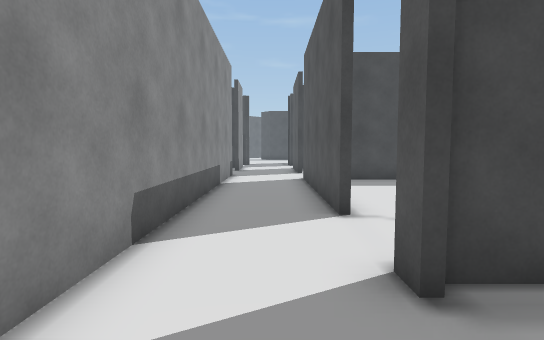
view 1 (above)

24 first-person views from a walk through a scene from a Unity 3-D project. The camera is 1.2 m above the floor, tilts 4° down and sees 80° across. The floor is counted in squares, 1 m on a side. Each view is taken from the middle of a square. On the plan, view 1 faces up. The plan holds only what a view shows up to about 14 squares ahead; the rest is blank. The place goes on beyond the plan. The player character is not drawn.

view 2
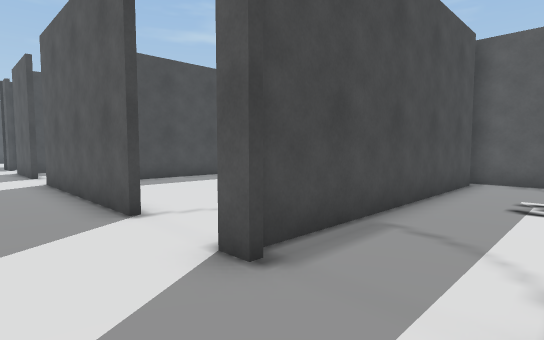

view 3
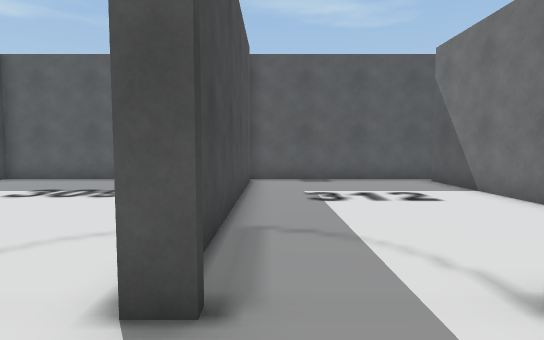

view 4
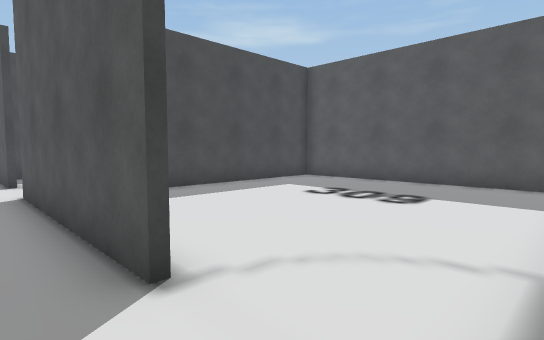

view 5
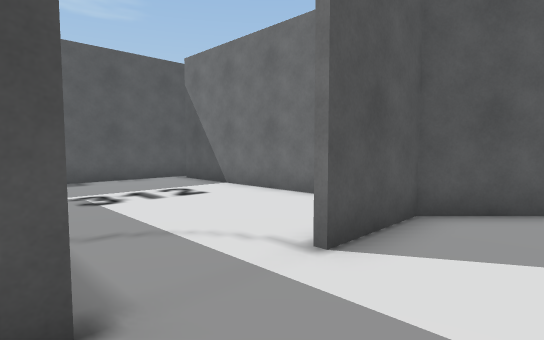

view 6
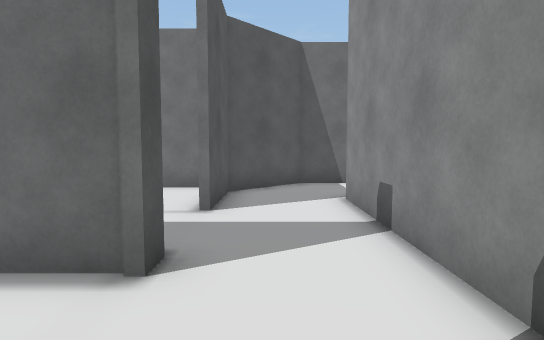

view 7
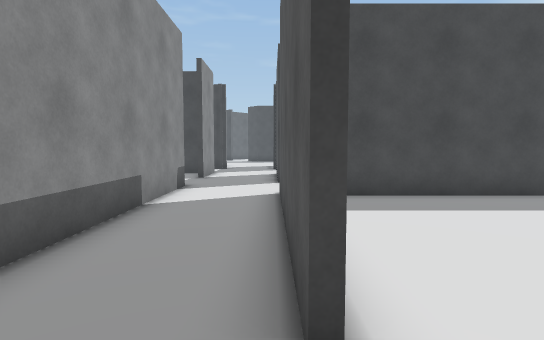

view 8
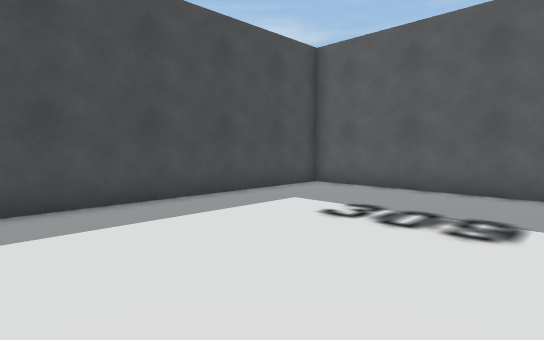

view 9
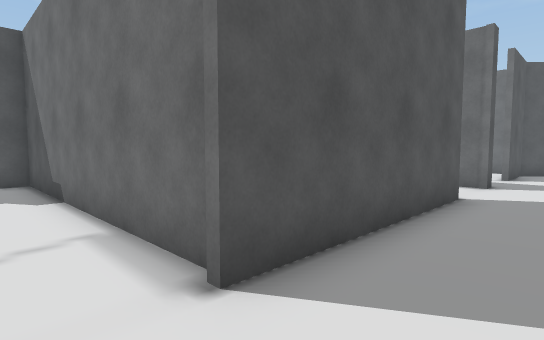

view 10
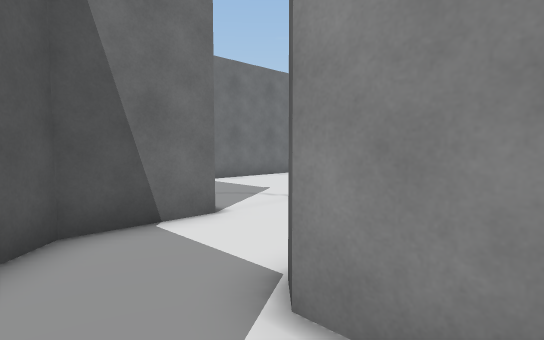

view 11
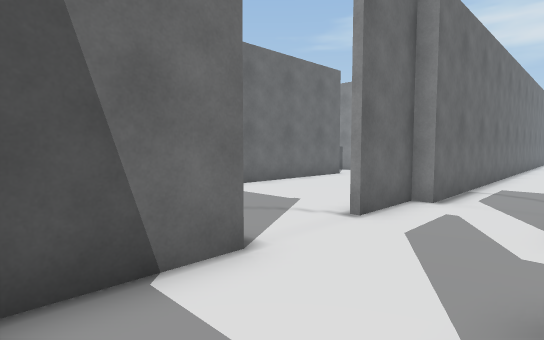

view 12
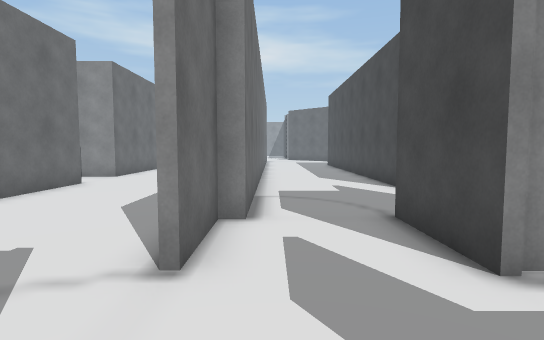

view 13
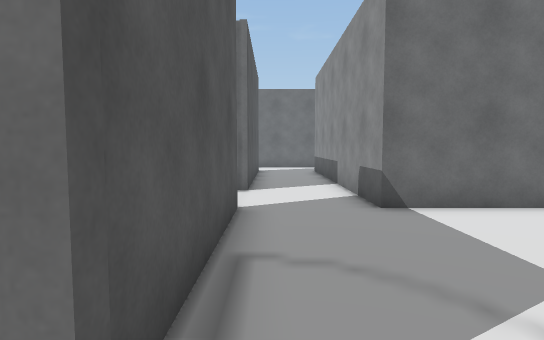

view 14
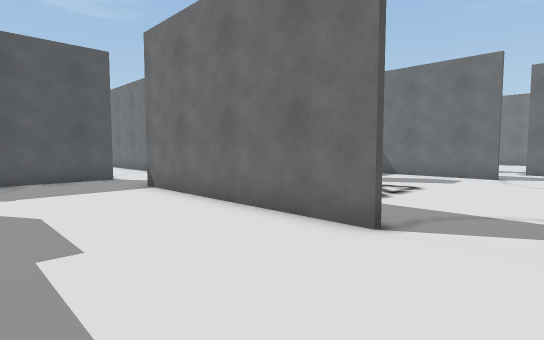

view 15
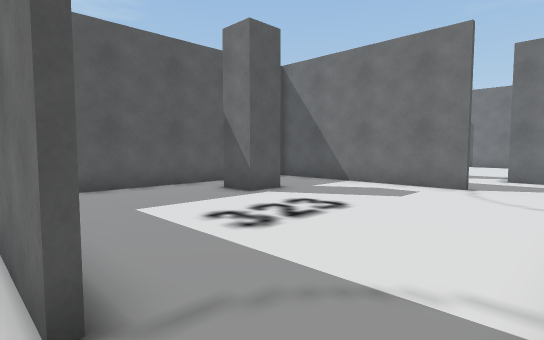

view 16
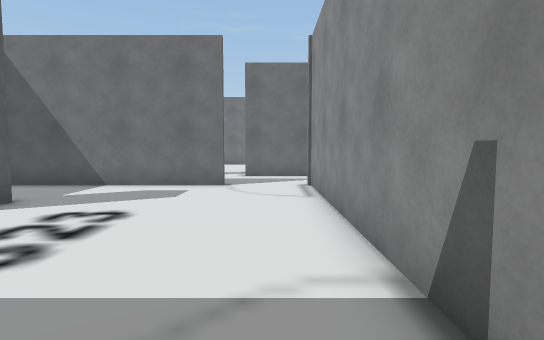

view 17
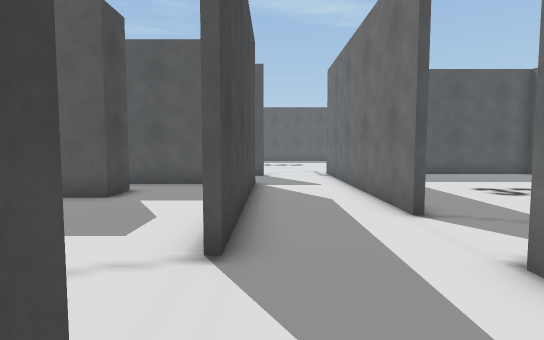

view 18
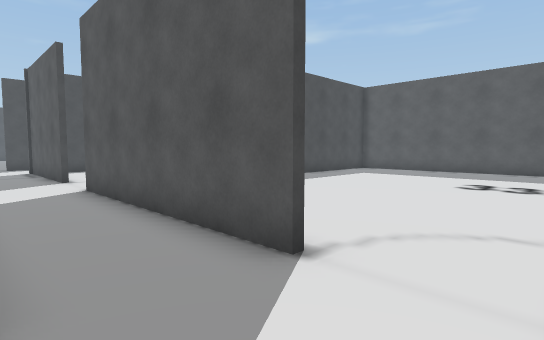

view 19
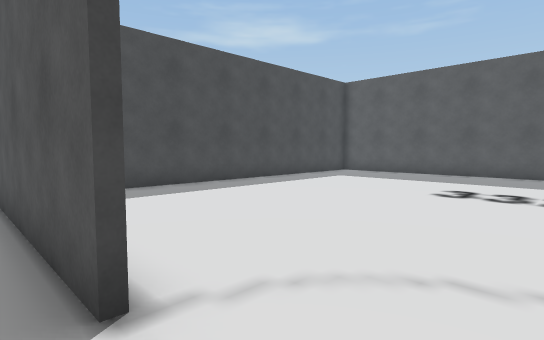

view 20
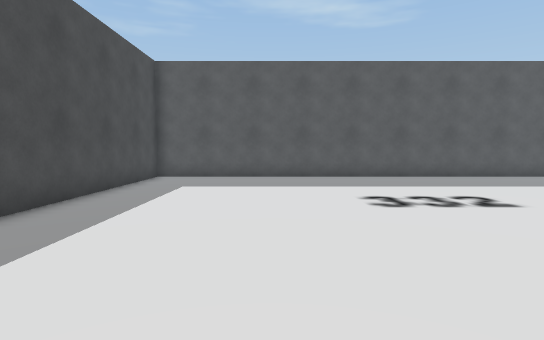

view 21
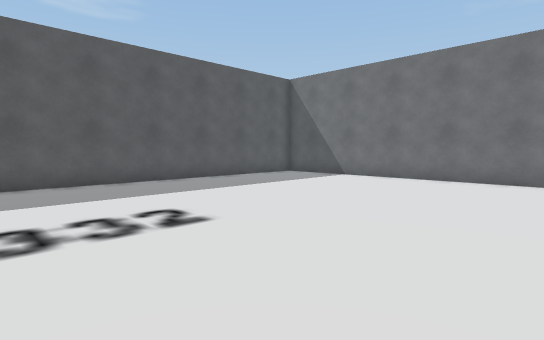

view 22
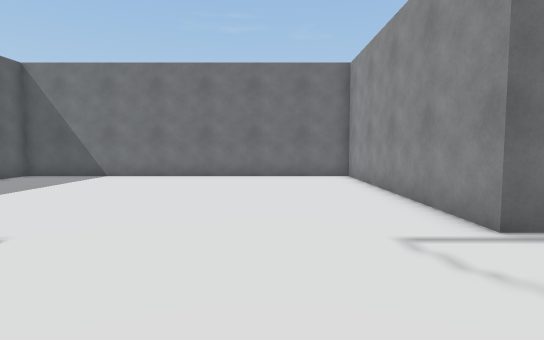

view 23
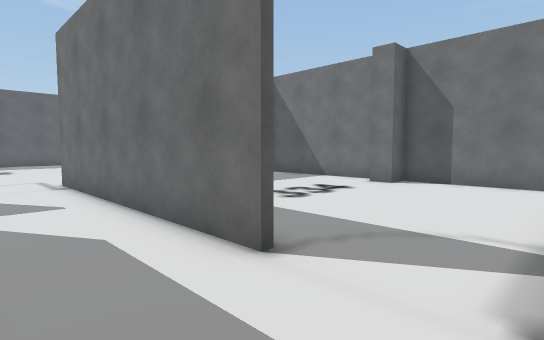

view 24
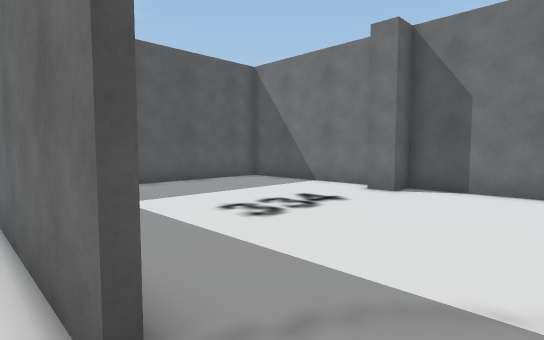

### Floor plan
Points are (right, up) in squares from view 1. A wall is a line through its corners. A room is listed if a view was taken in it or the views show most of it. See-through windows are left out.
Room 1 (views 1, 2, 3, 4, 5, 6, 7, 9, 10)
walls: (1.2, 2.5) (1.2, 3) (2.6, 3); (1.2, 5.6) (1.2, 12.5); (2.1, -3.7) (10.6, -3.7); (10.6, 2.8) (1.5, 2.8); (11.3, -4.1) (11.3, 3); (1.6, 12.2) (11.2, 12.2); (-1.7, 14.1) (-1.7, -0.5)
ways out: opening at (1.5, 4.5) to room 2; opening at (-0.5, -1.5) to room 3
Room 2 (view 8)
walls: (11.3, 3.9) (11.3, 13); (11.4, 12) (2.5, 12)
ways out: opening at (1.5, 4.5) to room 1
Room 3 (view 11)
walls: (-1.7, -0.5) (-1.7, -1.5) (-2.1, -1.9); (-1, -4.9) (1.2, -2.7) (1.2, 0)
ways out: opening at (-0.5, -1.5) to room 1; opening at (-2.5, -3) to room 4
Room 4 (views 12, 13, 14, 15, 16)
walls: (-8.4, -4.9) (-6, -4.9); (-13.9, -10.4) (-6.1, -10.4); (-6.1, -1.2) (-6.1, -1.9) (-8.6, -1.9); (-3.3, -10.4) (-3.3, -4.9) (-1, -4.9); (-17.1, -10.4) (-16.2, -10.4) (-16.2, -11.4)
ways out: opening at (-2.5, -3) to room 3; opening at (-4.5, -10) to room 5; opening at (-15, -11) to room 6; opening at (-7.5, -3.5); opening at (-4.5, -1.5)
Room 5 (views 17, 18, 19, 20, 21, 22, 23, 24)
walls: (-3.3, -20.8) (-3.3, -13); (-6.1, -20.4) (-13.5, -20.4); (11.3, -29.1) (11.3, -13.3) (-0.4, -13.3); (-11.4, -23.5) (-2.2, -23.5) (-2.2, -32.5) (11.3, -32.5) (11.3, -31.1); (-6.1, -10.4) (-6.1, -18.1); (-16.5, -23.5) (-13.9, -23.5)
ways out: opening at (-4.5, -10) to room 4; opening at (-14.5, -20) to room 6; opening at (-12.5, -24); opening at (-3, -11.5)
Room 6 (no view inside)
walls: (-8, -17.1) (-9.3, -17.1) (-9.3, -15.9) (-8, -15.9); (-6.4, -17.5) (-6.4, -12.4); (-13.5, -20.2) (-7.4, -20.2); (-16.2, -11.4) (-16.2, -20.4)
ways out: opening at (-15, -11) to room 4; opening at (-14.5, -20) to room 5; opening at (-8.5, -18.5) to room 7; opening at (-7, -16.5) to room 7
Room 7 (no view inside)
walls: (-7.4, -20.2) (-6.4, -20.2) (-6.4, -17.5)
ways out: opening at (-8.5, -18.5) to room 6; opening at (-7, -16.5) to room 6

Where each view was taken, in squares from view 1:
view 1: 0 up, 0 right, facing up
view 2: 0 up, 1 left, facing up-right
view 3: 2 up, 1 left, facing right
view 4: 3 up, 0 right, facing up-right
view 5: 3 up, 1 left, facing down-right
view 6: 6 up, 0 right, facing down
view 7: 4 up, 1 right, facing up
view 8: 5 up, 2 right, facing up-right
view 9: 14 up, 1 left, facing down-right
view 10: 0 up, 0 right, facing down-left
view 11: 2 down, 1 left, facing down-left
view 12: 4 down, 3 left, facing left
view 13: 4 down, 4 left, facing down
view 14: 6 down, 16 left, facing down-right
view 15: 10 down, 16 left, facing down-right
view 16: 10 down, 15 left, facing down
view 17: 21 down, 17 left, facing right
view 18: 23 down, 6 left, facing up-right
view 19: 23 down, 4 left, facing up-right
view 20: 18 down, 2 left, facing right
view 21: 20 down, 0 right, facing down-right
view 22: 19 down, 1 right, facing down
view 23: 21 down, 14 left, facing down-right
view 24: 23 down, 13 left, facing down-right
